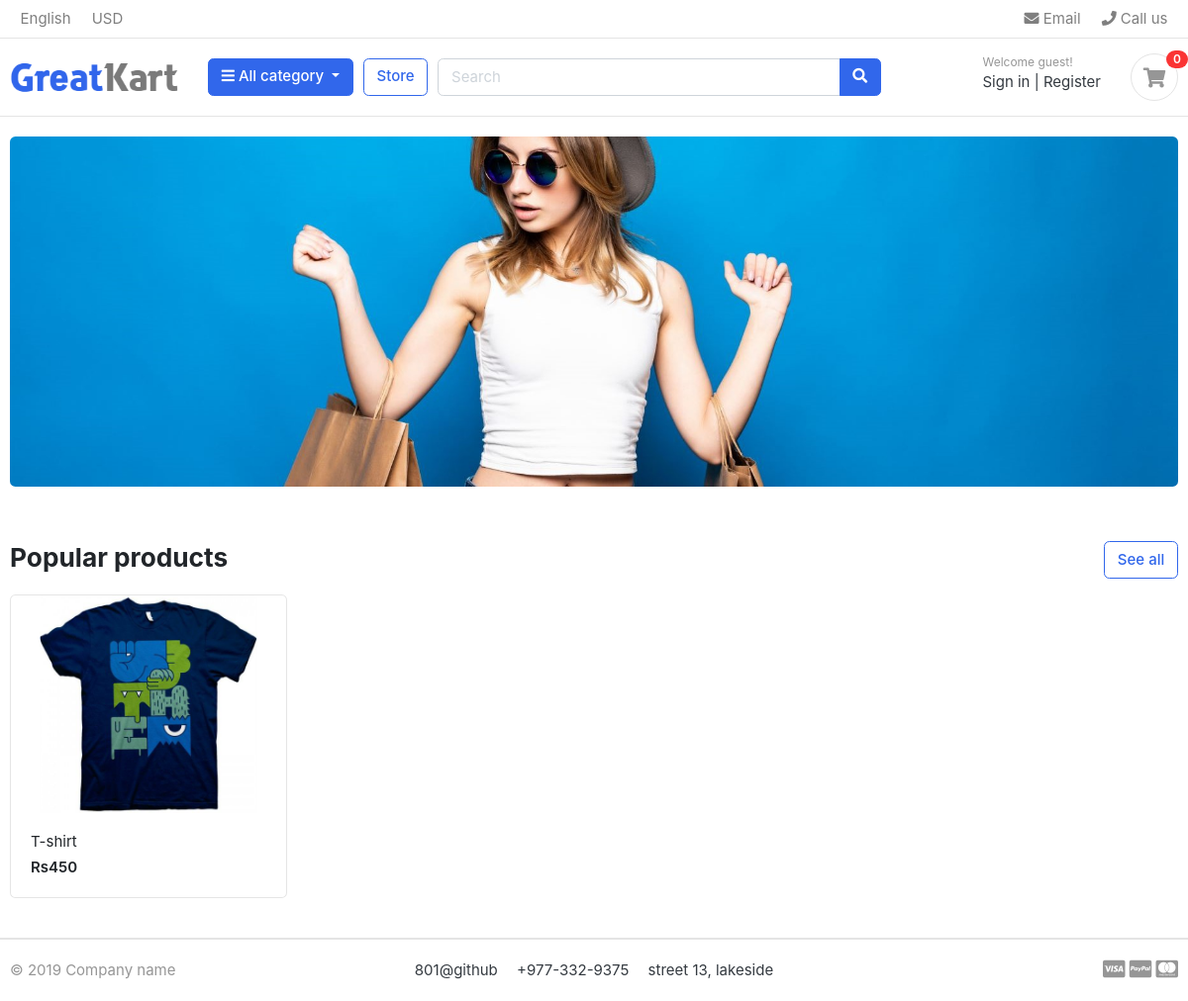
The app's page /, older data.
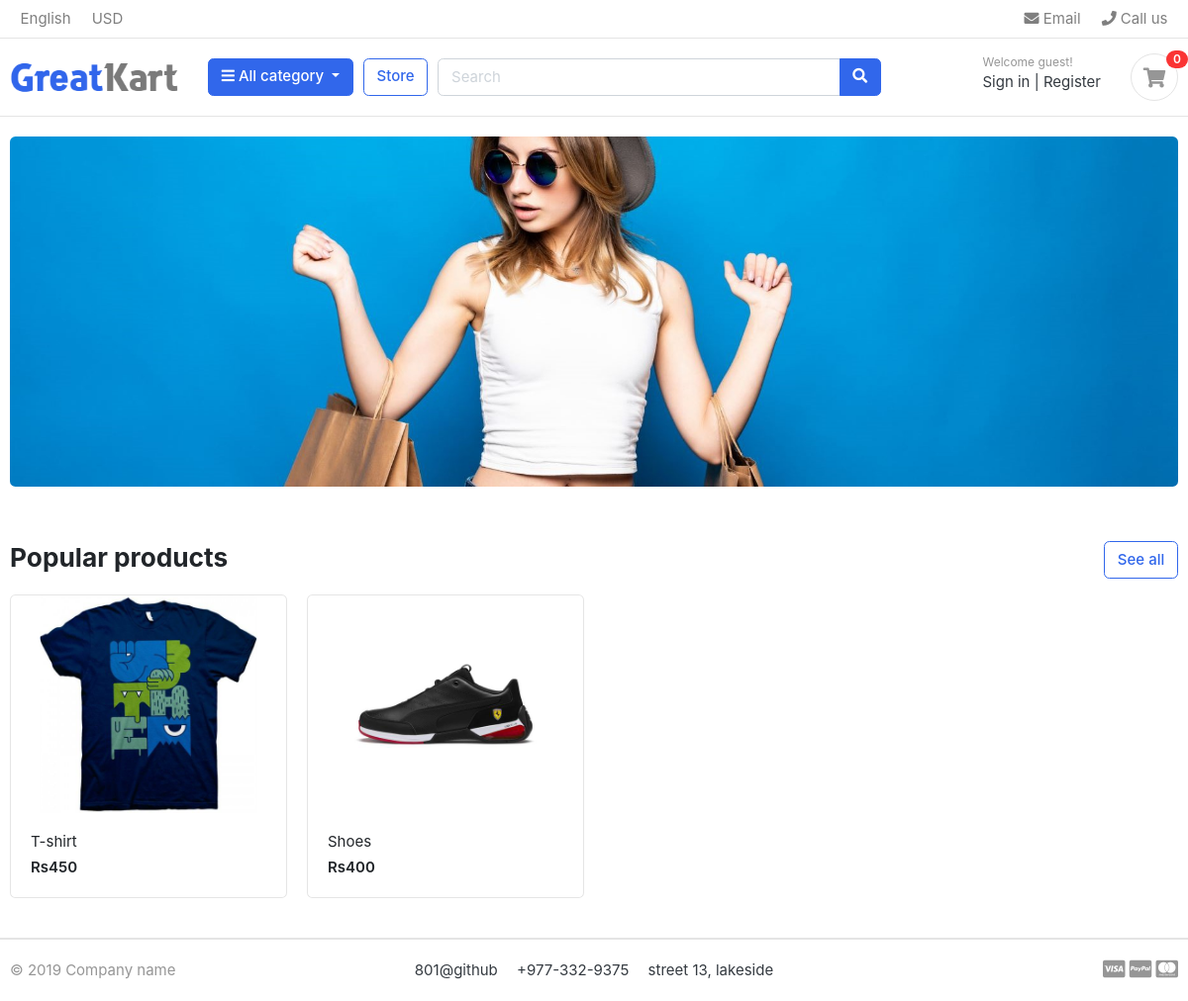
The same page, newer data.
### store/models.py (models this page shows, shortened)
class Product(models.Model):
    product_name = models.CharField( max_length=200, unique=True)
    slug = models.SlugField(max_length=200, unique=True)
    description = models.TextField(max_length=200, blank=True)
    price = models.IntegerField()
    images = models.ImageField(upload_to='photos/products')
    stock = models.IntegerField()
    is_available =models.BooleanField(default=True)
    category =models.ForeignKey(Category,on_delete=models.CASCADE) # the product attached with the category will be deleted with on_delete
    created_date=models.DateTimeField(auto_now_add=True)
    modified_date=models.DateTimeField(auto_now=True)
    def get_url(self):
        return reverse('product_detail',args=[self.category.slug, self.slug])

### shoppingcart/views.py (the view)
# urls.py: path('',views.home,name='home'),
def home(request):
    products = Product.objects.all().filter(is_available=True)
    context={
        'products':products,
    }
    return render(request,'home.html',context)

### category/context_processors.py (called while the page is built)
def menu_links(request):
    links = Category.objects.all()
    return dict(links=links)#brings all the category list and store it in link variable

### category/models.py (called while the page is built)
    def get_url(self):
            return reverse('products_by_category',args=[self.slug])

### templates/home.html (shortened to what this page needs)
{% extends "base.html" %}
{% load static %}
{% block content%}
<section class="section-intro padding-y-sm">
<div class="container">
<div class="intro-banner-wrap">
	<img src="{% static 'images/banners/cover.jpg' %}"class="img-fluid rounded">
</div>
</div>
</section>
<section class="section-name padding-y-sm">
<div class="container">
<header class="section-heading">
	<a href="{% url 'store' %}" class="btn btn-outline-primary float-right">See all</a>
	<h3 class="section-title">Popular products</h3>
</header>
<div class="row">
	{% for product in products %}
	<div class="col-md-3">
		<div class="card card-product-grid">
			<a href="{{ product.get_url }}" class="img-wrap"> <img src="{{product.images.url }}"> </a>
			<figcaption class="info-wrap">
				<a href="{{ product.get_url }}" class="title">{{ product.product_name }}</a>
				<div class="price mt-1">Rs{{product.price}}</div>
			</figcaption>
		</div>
	</div>
	{% endfor %}
</div>
</div>
</section>
{% endblock%}

### templates/base.html (shortened to what this page needs)
{% load static %}
<!DOCTYPE HTML>
<html lang="en">
<head>
<link href="{% static 'css/bootstrap.css' %}" rel="stylesheet" type="text/css"/>
<link href="{% static 'fonts/fontawesome/css/all.min.css' %}" type="text/css" rel="stylesheet">
<link href="{% static 'css/ui.css' %}" rel="stylesheet" type="text/css"/>
<link href="{% static 'css/responsive.css' %}" rel="stylesheet" media="only screen and (max-width: 1200px)" />
</head>
<body>
{% include "includes/navbar.html" %}
{% block content%}{% endblock %}
{% include "includes/footer.html" %}

### templates/includes/navbar.html (shortened to what this page needs)
{% load static%}
<header class="section-header">
<nav class="navbar p-md-0 navbar-expand-sm navbar-light border-bottom">
<div class="container">
  <div class="collapse navbar-collapse" id="navbarTop4">
    <ul class="navbar-nav mr-auto">
    	<li class="nav-item dropdown">
		 	<a href="#" class="nav-link">   English </a>
		</li>
		<li class="nav-item dropdown">
			<a href="#" class="nav-link"> USD </a>
		</li>
    </ul>
    <ul class="navbar-nav">
		<li><a href="#" class="nav-link"> <i class="fa fa-envelope"></i> Email </a></li>
		<li><a href="#" class="nav-link"> <i class="fa fa-phone"></i> Call us </a></li>
	</ul>
  </div>
</div>
</nav>
<section class="header-main border-bottom">
	<div class="container">
<div class="row align-items-center">
	<div class="col-lg-2 col-md-3 col-6">
		<a href="{% url 'home' %}" class="brand-wrap">
			<img class="logo" src="{% static './images/logo.png' %}">
		</a>
	</div>
	<div class="col-lg col-sm col-md col-6 flex-grow-0">
		<div class="category-wrap dropdown d-inline-block float-right">
			<button type="button" class="btn btn-primary dropdown-toggle" data-toggle="dropdown">
				<i class="fa fa-bars"></i> All category
			</button>
		</div>
	</div>
	<a href="{% url 'store' %}" class="btn btn-outline-primary">Store</a>
	<div class="col-lg  col-md-6 col-sm-12 col">
		<form action="#" class="search">
			<div class="input-group w-100">
			    <input type="text" class="form-control" style="width:60%;" placeholder="Search">
			    <div class="input-group-append">
			      <button class="btn btn-primary" type="submit">
			        <i class="fa fa-search"></i>
			      </button>
			    </div>
		    </div>
		</form>
	</div>
	<div class="col-lg-3 col-sm-6 col-8 order-2 order-lg-3">
				<div class="d-flex justify-content-end mb-3 mb-lg-0">
					<div class="widget-header">
						<small class="title text-muted">Welcome guest!</small>
						<div>
							<a href="./signin.html">Sign in</a> <span class="dark-transp"> | </span>
							<a href="./register.html"> Register</a>
						</div>
					</div>
					<a href="./cart.html" class="widget-header pl-3 ml-3">
						<div class="icon icon-sm rounded-circle border"><i class="fa fa-shopping-cart"></i></div>
						<span class="badge badge-pill badge-danger notify">0</span>
					</a>
				</div>
			</div>
</div>
	</div>
</section>
</header>

### templates/includes/footer.html
<footer class="section-footer border-top">
	<div class="container">
		<section class="footer-bottom border-top row">
			<div class="col-md-2">
				<p class="text-muted"> &copy 2019 Company name </p>
			</div>
			<div class="col-md-8 text-md-center">
				<span  class="px-2">801@github</span>
				<span  class="px-2">+977-332-9375</span>
				<span  class="px-2">street  13, lakeside</span>
			</div>
			<div class="col-md-2 text-md-right text-muted">
				<i class="fab fa-lg fa-cc-visa"></i>
				<i class="fab fa-lg fa-cc-paypal"></i>
				<i class="fab fa-lg fa-cc-mastercard"></i>
			</div>
		</section>
	</div>
</footer>

### static/css/ui.css (style rules this page uses)
html { font-family: "Inter", sans-serif; font-size: 15px; }
.img-wrap { text-align: center; display: block; }
.img-wrap img { max-width: 100%; }
.icon-xs, .icon-sm, .icon-md, .icon-lg { display: inline-block; text-align: center; flex-shrink: 0; flex-grow: 0; }
.icon-sm { width: 48px; height: 48px; line-height: 48px !important; font-size: 20px; }
.padding-y-sm { padding-top: 20px; padding-bottom: 20px; }
.section-heading { margin-bottom: 20px; margin-top: 15px; }
.section-title { color: #212529; }
p:last-child { margin-bottom: 0; }
.header-main { position: relative; padding-top: 1rem; padding-bottom: 1rem; }
.brand-wrap .logo, .navbar-brand .logo { margin-right: 7px; max-height: 42px; display: inline-block; }
.widget-header { display: inline-block; vertical-align: middle; position: relative; }
.widget-header a { color: #343a40; }
.widget-header i { color: #969696; }
.widget-header .title { display: block; }
.widget-header .notify { position: absolute; top: -3px; right: -10px; }
.footer-bottom { padding-top: 20px; padding-bottom: 20px; }
[class*=card-product] a.title { color: #212529; display: block; }
[class*=card-product] .img-wrap { overflow: hidden; position: relative; }
[class*=card-product] .img-wrap img { height: 100%; max-width: 100%; width: auto; display: inline-block; -o-object-fit: cover; object-fit: cover; }
.card-product-grid { margin-bottom: 20px; }
.card-product-grid .img-wrap { border-radius: 0.2rem 0.2rem 0 0; height: 220px; }
.card-product-grid .info-wrap { overflow: hidden; padding: 18px 20px; }
.card .img-wrap { overflow: hidden; }
.notify { position: absolute; top: -4px; right: -10px; display: inline-block; padding: 0.25em 0.6em; font-size: 12px; line-height: 1; text-align: center; border-radius: 3rem; color: #fff; background-color: #fa3434; }
.price { font-weight: 600; color: #212529; }

Row changes from the older to the newer data that the page shows:
added Product: images (picture), product_name "Shoes", price "400"
